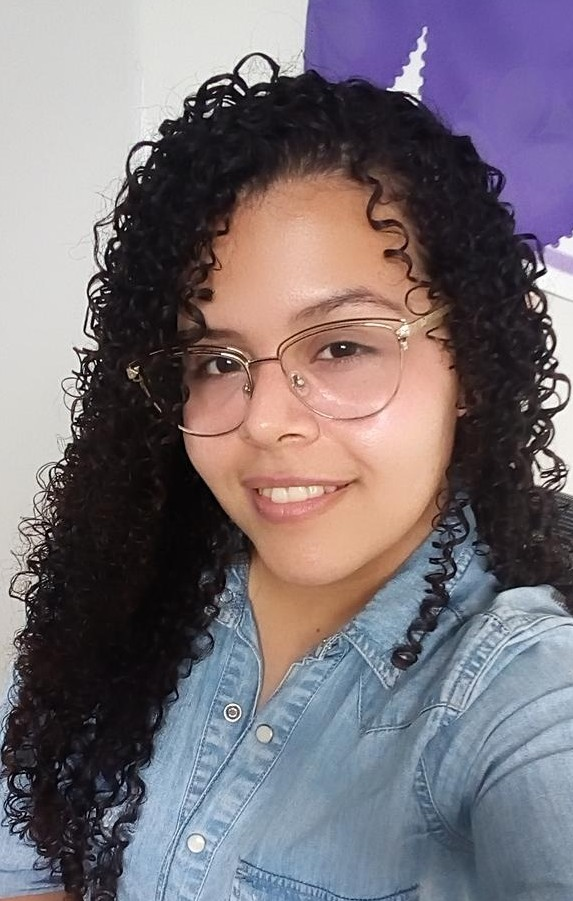
#> input picture tecnicas-de-realce/foto.jpg, 573 x 901 px
$ python tecnicas_de_realce_aula_7.py
#> lines starting #> are read from the running program, lines starting #| are printed output that depends on the picture
#encoding-utf8
import cv2
import numpy as np

img = cv2.imread('foto.jpg',1)
#> img is the input picture: shape (901, 573, 3); mean B, G, R 118.6, 112.3, 120.4
imgGray = cv2.cvtColor(img,cv2.COLOR_RGB2GRAY)
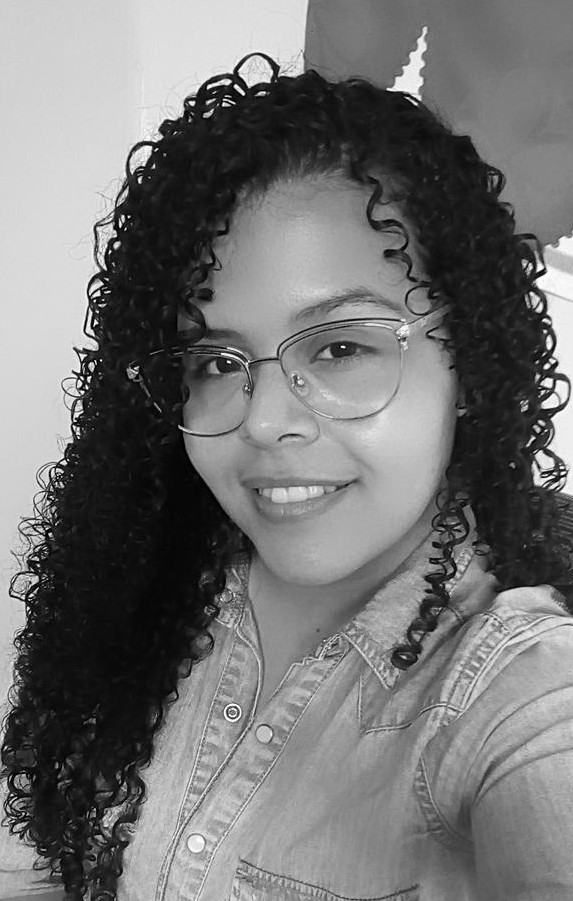
#> imgGray: shape (901, 573); min 0, max 255, mean 115.1

# IMAGEM NEGATIVA

img_not = cv2.bitwise_not(imgGray)
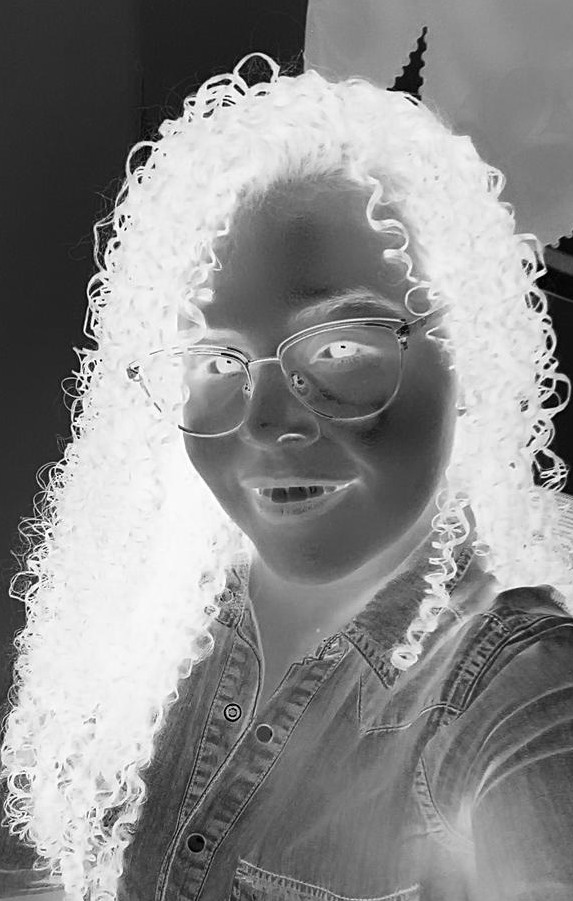
#> img_not: shape (901, 573); min 0, max 255, mean 139.9
res1 = np.hstack((imgGray,img_not)) #stacking images side-by-side
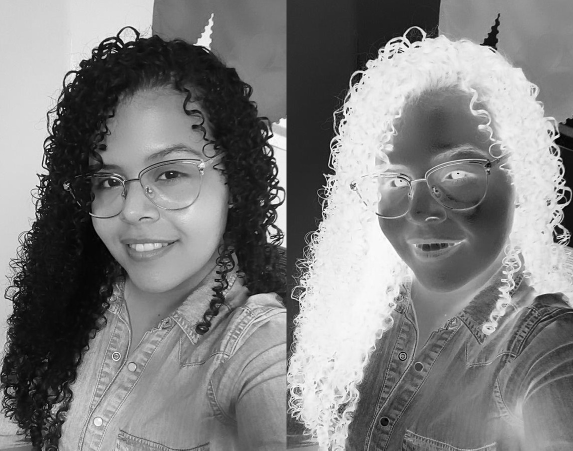
#> res1: shape (901, 1146) (shown at 1/2 size); min 0, max 255, mean 127.5

cv2.imwrite('resultados/negativa.jpg',img_not)


# NORMALIZAÇÃO DA IMAGEM

equ = cv2.equalizeHist(imgGray)
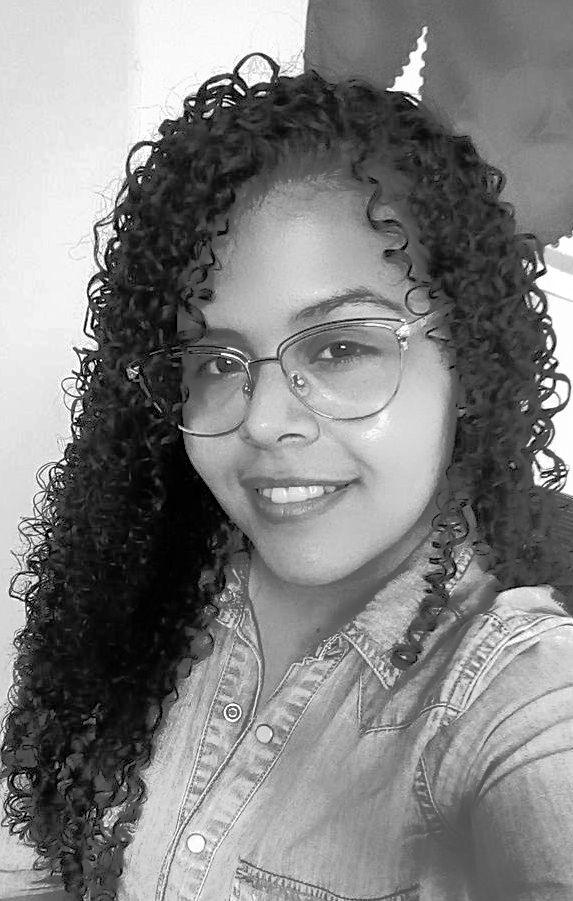
#> equ: shape (901, 573); min 0, max 255, mean 128.3
res2 = np.hstack((imgGray,equ)) #stacking images side-by-side
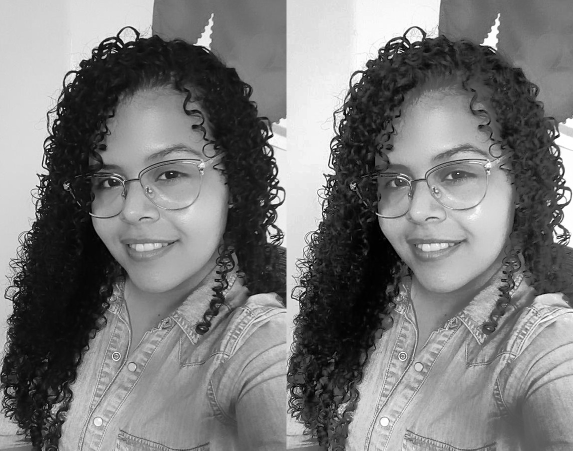
#> res2: shape (901, 1146) (shown at 1/2 size); min 0, max 255, mean 121.7
cv2.imwrite('resultados/normalizacao.jpg',res2)

cv2.imshow("Negativa",res1)
cv2.imshow("Normalização",res2)

cv2.waitKey(0)
cv2.destroyAllWindows()
